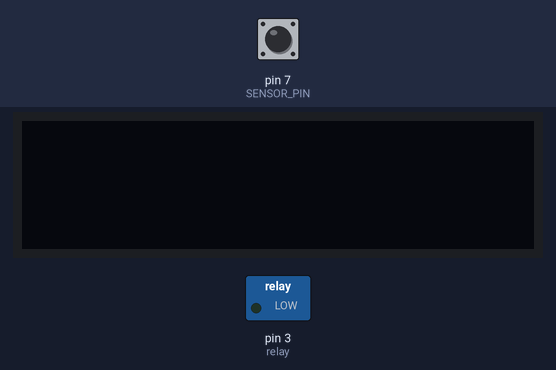
A sketch run on a simulated Arduino Uno, built with avr-gcc and run on an emulated ATmega328P. Shown: 128×32 one-colour display, switched loads named in the sketch (green lamp = pin HIGH). The inputs (shaded band) are chosen by the test bench; at power-on: pin 7 (SENSOR_PIN) LOW. The display library's start-up logo is not drawn.

Above: at 2.2 s.
2.3 s: pin 7 (SENSOR_PIN) driven HIGH
At 2.7 s:
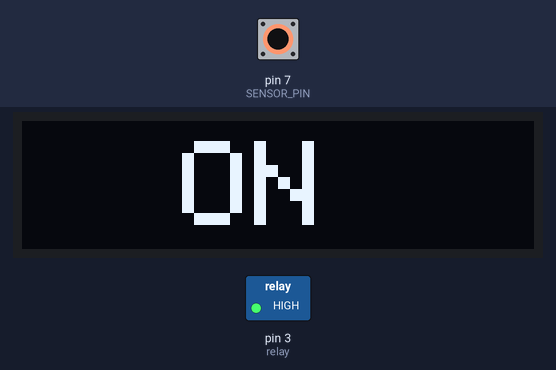
3.8 s: pin 7 (SENSOR_PIN) pulsed LOW 2 times (0.12 s each, 0.3 s apart)
At 4.08 s:
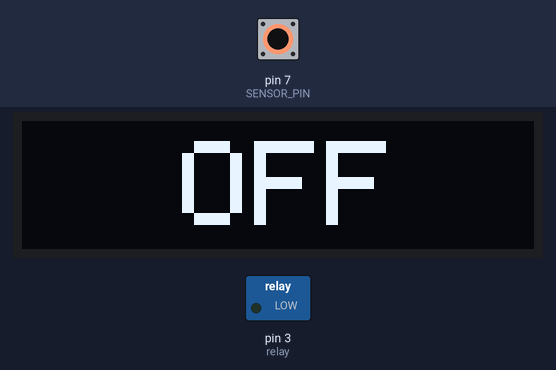
Timing chart, 0 to 6.8 s (numbered marks = the images above; inputs shaded):
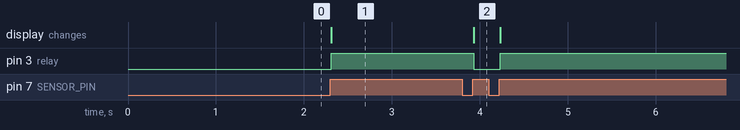

Measured:
- after the input at 2.3 s, pin 3 (relay): LOW → HIGH at once; the display: changes at once (image 1)
- after the input at 3.8 s, pin 3 (relay): HIGH → LOW after 0.13 s, → HIGH 0.30 s later; the display: changes after 0.13 s (image 2)

The sketch:

touchkey_relay_oled.ino
```cpp
#include <SPI.h>
#include <Wire.h>
#include <Adafruit_GFX.h>
#include <Adafruit_SSD1306.h>

Adafruit_SSD1306 display = Adafruit_SSD1306(128, 32, &Wire);

const int SENSOR_PIN = 7;
int lastState = LOW;
int currentState;
int ledState = LOW;
int relay = 3;

void setup() {

  Serial.begin(9600);

  display.begin(0x3C);

  display.display();
  display.clearDisplay();

  pinMode(SENSOR_PIN, INPUT);

  pinMode(relay, OUTPUT);

  display.display();
  delay(1000);

  display.clearDisplay();
  display.display();
}

void loop() {

  currentState = digitalRead(SENSOR_PIN);

  if(lastState == LOW && currentState == HIGH){

    if(ledState == LOW)
    {
      ledState = HIGH;

  display.setTextSize(3);
  display.setTextColor(WHITE);
  display.setCursor(40,5);
  display.print("ON");
  display.display();
  display.clearDisplay();
    }
    else if(ledState == HIGH)
    {
      ledState = LOW;

  display.setTextSize(3);
  display.setTextColor(WHITE);
  display.setCursor(40,5);
  display.print("OFF");
  display.display();
  display.clearDisplay();
    }
    digitalWrite(relay, ledState);
  }
  lastState = currentState;

/*
  if (lastState == HIGH) delay(1000);
  else (lastState == LOW);
  return;
*/
 }
```
